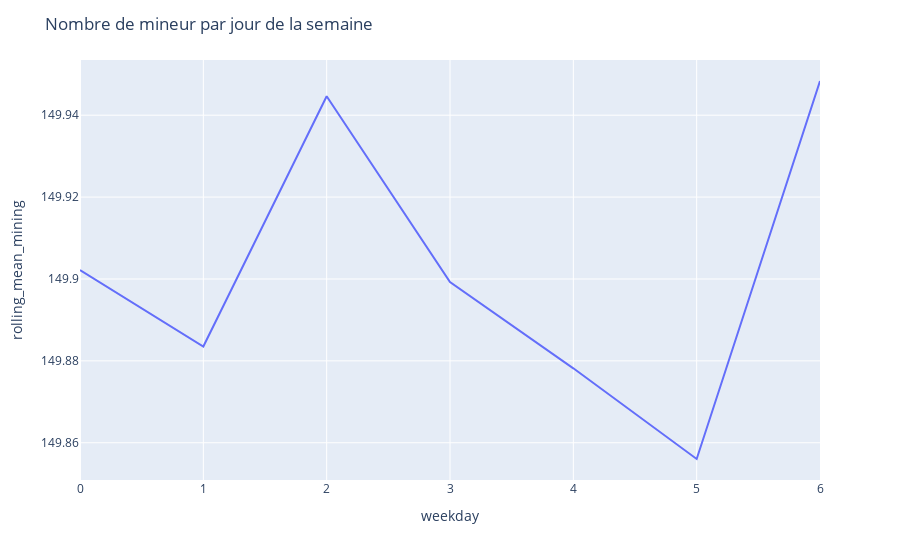

Notebook code for this chart:
### Code cell
global_data["date"] = global_data.index.astype("datetime64[ns]")
global_data_by_date = global_data.groupby([global_data["date"].dt.weekday]).mean()
global_data_by_date.rename_axis(["weekday"], inplace=True)

fig1 = px.line(global_data_by_date, y="rolling_mean_mining")
fig1.update_layout(
    title="Nombre de mineur par jour de la semaine",
)

### Figure 1 — Plotly figure (JSON) as saved in the notebook; plotly's stock layout.template omitted (floating-point values rounded to 4 significant figures)
{"data": [{"hovertemplate": "weekday=%{x}<br>rolling_mean_mining=%{y}<extra></extra>", "legendgroup": "", "line": {"color": "#636efa", "dash": "solid"}, "marker": {"symbol": "circle"}, "mode": "lines", "name": "", "orientation": "v", "showlegend": false, "type": "scatter", "x": [0, 1, 2, 3, 4, 5, 6], "xaxis": "x", "y": [149.9, 149.9, 149.9, 149.9, 149.9, 149.9, 149.9], "yaxis": "y"}], "layout": {"legend": {"tracegroupgap": 0}, "margin": {"t": 60}, "title": {"text": "Nombre de mineur par jour de la semaine"}, "xaxis": {"anchor": "y", "domain": [0, 1], "title": {"text": "weekday"}}, "yaxis": {"anchor": "x", "domain": [0, 1], "title": {"text": "rolling_mean_mining"}}}}
